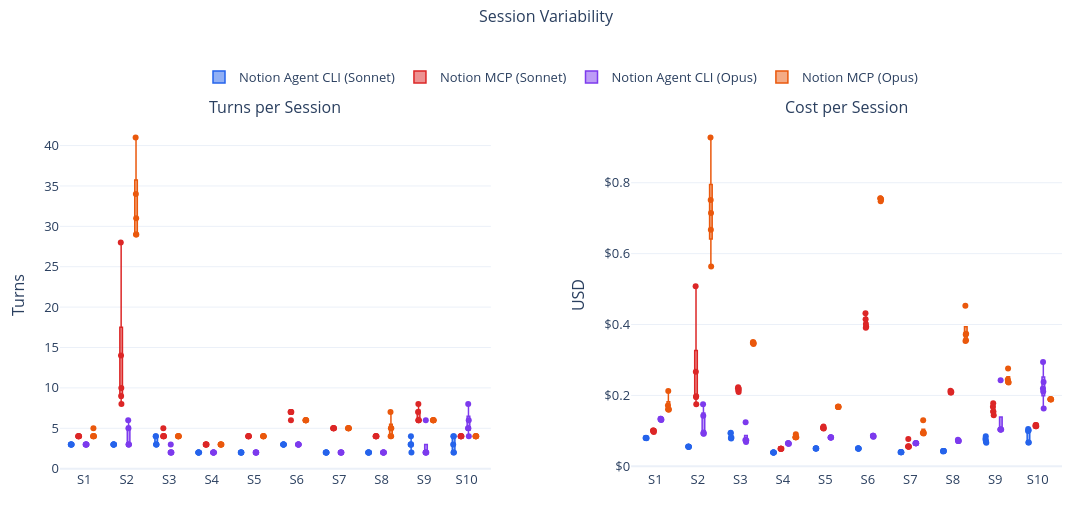

Here is the notebook cell this chart was saved with:
### Markdown cell above
## 4. Session Variability

### Code cell
fig = make_subplots(rows=1, cols=2, subplot_titles=["Turns per Session", "Cost per Session"],
                    horizontal_spacing=0.14)

for label in labels:
    sub = df[df.label == label].sort_values("scenario_num")
    color = PALETTE.get(label, "#888")

    fig.add_trace(go.Box(
        x=sub.scenario_short, y=sub.num_turns, name=label, legendgroup=label,
        marker_color=color, boxpoints="all", jitter=0.4, pointpos=0,
        marker_size=6, line_width=1.5,
        hovertemplate="%{x}<br>Turns: %{y}<extra>" + label + "</extra>",
        showlegend=True,
    ), row=1, col=1)

    fig.add_trace(go.Box(
        x=sub.scenario_short, y=sub.cost_usd, name=label, legendgroup=label,
        marker_color=color, boxpoints="all", jitter=0.4, pointpos=0,
        marker_size=6, line_width=1.5,
        hovertemplate="%{x}<br>Cost: $%{y:.4f}<extra>" + label + "</extra>",
        showlegend=False,
    ), row=1, col=2)

fig.update_layout(**LAYOUT, height=520, width=1100, boxmode="group",
    title=dict(text="Session Variability", y=0.98, x=0.5, xanchor="center", font_size=16),
    margin=dict(t=120, b=50, l=60, r=30), legend=LEGEND_TOP)
fig.update_yaxes(title_text="Turns", row=1, col=1)
fig.update_yaxes(title_text="USD", tickprefix="$", row=1, col=2)
fig.show()

### Figure 1 — Plotly figure (JSON) as saved in the notebook; plotly's stock layout.template omitted (floating-point values rounded to 4 significant figures)
{"data": [{"boxpoints": "all", "hovertemplate": "%{x}<br>Turns: %{y}<extra>Notion Agent CLI (Sonnet)</extra>", "jitter": 0.4, "legendgroup": "Notion Agent CLI (Sonnet)", "line": {"width": 1.5}, "marker": {"color": "#2563EB", "size": 6}, "name": "Notion Agent CLI (Sonnet)", "pointpos": 0, "showlegend": true, "type": "box", "x": ["S1", "S1", "S1", "S1", "S1", "S2", "S2", "S2", "S2", "S2", "S3", "S3", "S3", "S3", "S3", "S4", "S4", "S4", "S4", "S4", "S5", "S5", "S5", "S5", "S5", "S6", "S6", "S6", "S6", "S6", "S7", "S7", "S7", "S7", "S7", "S8", "S8", "S8", "S8", "S8", "S9", "S9", "S9", "S9", "S9", "S10", "S10", "S10", "S10", "S10"], "xaxis": "x", "y": [3, 3, 3, 3, 3, 3, 3, 3, 3, 3, 4, 3, 3, 4, 3, 2, 2, 2, 2, 2, 2, 2, 2, 2, 2, 3, 3, 3, 3, 3, 2, 2, 2, 2, 2, 2, 2, 2, 2, 2, 3, 3, 3, 2, 4, 2, 3, 4, 2, 4], "yaxis": "y"}, {"boxpoints": "all", "hovertemplate": "%{x}<br>Cost: $%{y:.4f}<extra>Notion Agent CLI (Sonnet)</extra>", "jitter": 0.4, "legendgroup": "Notion Agent CLI (Sonnet)", "line": {"width": 1.5}, "marker": {"color": "#2563EB", "size": 6}, "name": "Notion Agent CLI (Sonnet)", "pointpos": 0, "showlegend": false, "type": "box", "x": ["S1", "S1", "S1", "S1", "S1", "S2", "S2", "S2", "S2", "S2", "S3", "S3", "S3", "S3", "S3", "S4", "S4", "S4", "S4", "S4", "S5", "S5", "S5", "S5", "S5", "S6", "S6", "S6", "S6", "S6", "S7", "S7", "S7", "S7", "S7", "S8", "S8", "S8", "S8", "S8", "S9", "S9", "S9", "S9", "S9", "S10", "S10", "S10", "S10", "S10"], "xaxis": "x2", "y": [0.07925, 0.08018, 0.07974, 0.08064, 0.07996, 0.05509, 0.05531, 0.05504, 0.05484, 0.05622, 0.09483, 0.08139, 0.08003, 0.09356, 0.07841, 0.03904, 0.03897, 0.03904, 0.039, 0.039, 0.05006, 0.05088, 0.05046, 0.05006, 0.05056, 0.05056, 0.05044, 0.04999, 0.04961, 0.05094, 0.04021, 0.03997, 0.03989, 0.03988, 0.03984, 0.0431, 0.04288, 0.04144, 0.04323, 0.0435, 0.07758, 0.06946, 0.07385, 0.06616, 0.08504, 0.06716, 0.0997, 0.1019, 0.06713, 0.1054], "yaxis": "y2"}, {"boxpoints": "all", "hovertemplate": "%{x}<br>Turns: %{y}<extra>Notion MCP (Sonnet)</extra>", "jitter": 0.4, "legendgroup": "Notion MCP (Sonnet)", "line": {"width": 1.5}, "marker": {"color": "#DC2626", "size": 6}, "name": "Notion MCP (Sonnet)", "pointpos": 0, "showlegend": true, "type": "box", "x": ["S1", "S1", "S1", "S1", "S1", "S2", "S2", "S2", "S2", "S2", "S3", "S3", "S3", "S3", "S3", "S4", "S4", "S4", "S4", "S4", "S5", "S5", "S5", "S5", "S5", "S6", "S6", "S6", "S6", "S6", "S7", "S7", "S7", "S7", "S7", "S8", "S8", "S8", "S8", "S8", "S9", "S9", "S9", "S9", "S9", "S10", "S10", "S10", "S10", "S10"], "xaxis": "x", "y": [4, 4, 4, 4, 4, 9, 14, 8, 28, 10, 4, 5, 4, 4, 4, 3, 3, 3, 3, 3, 4, 4, 4, 4, 4, 6, 7, 7, 7, 7, 5, 5, 5, 5, 5, 4, 4, 4, 4, 4, 6, 6, 7, 8, 6, 4, 4, 4, 4, 4], "yaxis": "y"}, {"boxpoints": "all", "hovertemplate": "%{x}<br>Cost: $%{y:.4f}<extra>Notion MCP (Sonnet)</extra>", "jitter": 0.4, "legendgroup": "Notion MCP (Sonnet)", "line": {"width": 1.5}, "marker": {"color": "#DC2626", "size": 6}, "name": "Notion MCP (Sonnet)", "pointpos": 0, "showlegend": false, "type": "box", "x": ["S1", "S1", "S1", "S1", "S1", "S2", "S2", "S2", "S2", "S2", "S3", "S3", "S3", "S3", "S3", "S4", "S4", "S4", "S4", "S4", "S5", "S5", "S5", "S5", "S5", "S6", "S6", "S6", "S6", "S6", "S7", "S7", "S7", "S7", "S7", "S8", "S8", "S8", "S8", "S8", "S9", "S9", "S9", "S9", "S9", "S10", "S10", "S10", "S10", "S10"], "xaxis": "x2", "y": [0.09707, 0.1007, 0.1006, 0.1009, 0.09867, 0.1958, 0.2667, 0.1749, 0.5078, 0.1975, 0.21, 0.2231, 0.2199, 0.2135, 0.2179, 0.04942, 0.04933, 0.04944, 0.0494, 0.04966, 0.1091, 0.1123, 0.1084, 0.1074, 0.1064, 0.3939, 0.4012, 0.3907, 0.4318, 0.4148, 0.05589, 0.05599, 0.05589, 0.07702, 0.0555, 0.2098, 0.2081, 0.2101, 0.2079, 0.2128, 0.1441, 0.1546, 0.1776, 0.1677, 0.1542, 0.1131, 0.1167, 0.1133, 0.1138, 0.1164], "yaxis": "y2"}, {"boxpoints": "all", "hovertemplate": "%{x}<br>Turns: %{y}<extra>Notion Agent CLI (Opus)</extra>", "jitter": 0.4, "legendgroup": "Notion Agent CLI (Opus)", "line": {"width": 1.5}, "marker": {"color": "#7C3AED", "size": 6}, "name": "Notion Agent CLI (Opus)", "pointpos": 0, "showlegend": true, "type": "box", "x": ["S1", "S1", "S1", "S1", "S1", "S2", "S2", "S2", "S2", "S2", "S3", "S3", "S3", "S3", "S3", "S4", "S4", "S4", "S4", "S4", "S5", "S5", "S5", "S5", "S5", "S6", "S6", "S6", "S6", "S6", "S7", "S7", "S7", "S7", "S7", "S8", "S8", "S8", "S8", "S8", "S9", "S9", "S9", "S9", "S9", "S10", "S10", "S10", "S10", "S10"], "xaxis": "x", "y": [3, 3, 3, 3, 3, 5, 3, 3, 6, 3, 2, 2, 2, 3, 2, 2, 2, 2, 2, 2, 2, 2, 2, 2, 2, 3, 3, 3, 3, 3, 2, 2, 2, 2, 2, 2, 2, 2, 2, 2, 6, 2, 2, 2, 2, 6, 5, 4, 5, 8], "yaxis": "y"}, {"boxpoints": "all", "hovertemplate": "%{x}<br>Cost: $%{y:.4f}<extra>Notion Agent CLI (Opus)</extra>", "jitter": 0.4, "legendgroup": "Notion Agent CLI (Opus)", "line": {"width": 1.5}, "marker": {"color": "#7C3AED", "size": 6}, "name": "Notion Agent CLI (Opus)", "pointpos": 0, "showlegend": false, "type": "box", "x": ["S1", "S1", "S1", "S1", "S1", "S2", "S2", "S2", "S2", "S2", "S3", "S3", "S3", "S3", "S3", "S4", "S4", "S4", "S4", "S4", "S5", "S5", "S5", "S5", "S5", "S6", "S6", "S6", "S6", "S6", "S7", "S7", "S7", "S7", "S7", "S8", "S8", "S8", "S8", "S8", "S9", "S9", "S9", "S9", "S9", "S10", "S10", "S10", "S10", "S10"], "xaxis": "x2", "y": [0.1341, 0.1324, 0.1306, 0.1321, 0.134, 0.1424, 0.09545, 0.09235, 0.1754, 0.09165, 0.06886, 0.07269, 0.07382, 0.1246, 0.07402, 0.06501, 0.06365, 0.06365, 0.06511, 0.06511, 0.08128, 0.08179, 0.08121, 0.08124, 0.08126, 0.08427, 0.08362, 0.0862, 0.08596, 0.08636, 0.06495, 0.06495, 0.0649, 0.06495, 0.06495, 0.07182, 0.07114, 0.07469, 0.07116, 0.07151, 0.2429, 0.1036, 0.104, 0.1041, 0.1042, 0.2379, 0.2194, 0.1632, 0.2113, 0.2942], "yaxis": "y2"}, {"boxpoints": "all", "hovertemplate": "%{x}<br>Turns: %{y}<extra>Notion MCP (Opus)</extra>", "jitter": 0.4, "legendgroup": "Notion MCP (Opus)", "line": {"width": 1.5}, "marker": {"color": "#EA580C", "size": 6}, "name": "Notion MCP (Opus)", "pointpos": 0, "showlegend": true, "type": "box", "x": ["S1", "S1", "S1", "S1", "S1", "S2", "S2", "S2", "S2", "S2", "S3", "S3", "S3", "S3", "S3", "S4", "S4", "S4", "S4", "S4", "S5", "S5", "S5", "S5", "S5", "S6", "S6", "S6", "S6", "S6", "S7", "S7", "S7", "S7", "S7", "S8", "S8", "S8", "S8", "S8", "S9", "S9", "S9", "S9", "S9", "S10", "S10", "S10", "S10", "S10"], "xaxis": "x", "y": [5, 4, 4, 4, 4, 41, 31, 34, 29, 29, 4, 4, 4, 4, 4, 3, 3, 3, 3, 3, 4, 4, 4, 4, 4, 6, 6, 6, 6, 6, 5, 5, 5, 5, 5, 4, 5, 5, 4, 7, 6, 6, 6, 6, 6, 4, 4, 4, 4, 4], "yaxis": "y"}, {"boxpoints": "all", "hovertemplate": "%{x}<br>Cost: $%{y:.4f}<extra>Notion MCP (Opus)</extra>", "jitter": 0.4, "legendgroup": "Notion MCP (Opus)", "line": {"width": 1.5}, "marker": {"color": "#EA580C", "size": 6}, "name": "Notion MCP (Opus)", "pointpos": 0, "showlegend": false, "type": "box", "x": ["S1", "S1", "S1", "S1", "S1", "S2", "S2", "S2", "S2", "S2", "S3", "S3", "S3", "S3", "S3", "S4", "S4", "S4", "S4", "S4", "S5", "S5", "S5", "S5", "S5", "S6", "S6", "S6", "S6", "S6", "S7", "S7", "S7", "S7", "S7", "S8", "S8", "S8", "S8", "S8", "S9", "S9", "S9", "S9", "S9", "S10", "S10", "S10", "S10", "S10"], "xaxis": "x2", "y": [0.2123, 0.1607, 0.1719, 0.1598, 0.1607, 0.9276, 0.6674, 0.751, 0.7144, 0.5636, 0.347, 0.3508, 0.3487, 0.3454, 0.3476, 0.08184, 0.09034, 0.08168, 0.08168, 0.08184, 0.1671, 0.1684, 0.1675, 0.1671, 0.1682, 0.7475, 0.7558, 0.7547, 0.7517, 0.7562, 0.09365, 0.09618, 0.1302, 0.09258, 0.09368, 0.3741, 0.3556, 0.3716, 0.3536, 0.4532, 0.238, 0.245, 0.2389, 0.276, 0.2363, 0.1895, 0.1895, 0.1891, 0.1894, 0.1888], "yaxis": "y2"}], "layout": {"annotations": [{"font": {"size": 16}, "showarrow": false, "text": "Turns per Session", "x": 0.215, "xanchor": "center", "xref": "paper", "y": 1, "yanchor": "bottom", "yref": "paper"}, {"font": {"size": 16}, "showarrow": false, "text": "Cost per Session", "x": 0.785, "xanchor": "center", "xref": "paper", "y": 1, "yanchor": "bottom", "yref": "paper"}], "boxmode": "group", "font": {"size": 13}, "height": 520, "legend": {"orientation": "h", "x": 0.5, "xanchor": "center", "y": 1.08, "yanchor": "bottom"}, "margin": {"b": 50, "l": 60, "r": 30, "t": 120}, "title": {"font": {"size": 16}, "text": "Session Variability", "x": 0.5, "xanchor": "center", "y": 0.98}, "width": 1100, "xaxis": {"anchor": "y", "domain": [0, 0.43]}, "xaxis2": {"anchor": "y2", "domain": [0.57, 1]}, "yaxis": {"anchor": "x", "domain": [0, 1], "title": {"text": "Turns"}}, "yaxis2": {"anchor": "x2", "domain": [0, 1], "tickprefix": "$", "title": {"text": "USD"}}}}
